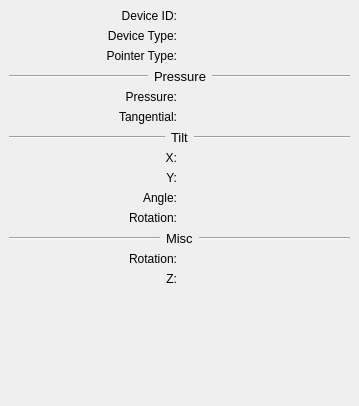
<?xml version="1.0" encoding="UTF-8"?>
<ui version="4.0">
 <class>PenInfoDockWidget</class>
 <widget class="QDockWidget" name="PenInfoDockWidget">
  <property name="geometry">
   <rect>
    <x>0</x>
    <y>0</y>
    <width>359</width>
    <height>406</height>
   </rect>
  </property>
  <widget class="QWidget" name="dockWidgetContents">
   <layout class="QGridLayout" name="gridLayout">
    <item row="12" column="0">
     <widget class="QLabel" name="label_9">
      <property name="styleSheet">
       <string notr="true">QLabel {font-weight: 200;}</string>
      </property>
      <property name="text">
       <string>Rotation:</string>
      </property>
      <property name="alignment">
       <set>Qt::AlignRight|Qt::AlignTrailing|Qt::AlignVCenter</set>
      </property>
     </widget>
    </item>
    <item row="6" column="0" colspan="2">
     <layout class="QHBoxLayout" name="horizontalLayout_2">
      <item>
       <widget class="Line" name="line_9">
        <property name="sizePolicy">
         <sizepolicy hsizetype="MinimumExpanding" vsizetype="Fixed">
          <horstretch>0</horstretch>
          <verstretch>0</verstretch>
         </sizepolicy>
        </property>
        <property name="orientation">
         <enum>Qt::Horizontal</enum>
        </property>
       </widget>
      </item>
      <item>
       <widget class="QLabel" name="label_8">
        <property name="font">
         <font>
          <pointsize>10</pointsize>
         </font>
        </property>
        <property name="text">
         <string>Tilt</string>
        </property>
       </widget>
      </item>
      <item>
       <widget class="Line" name="line_3">
        <property name="sizePolicy">
         <sizepolicy hsizetype="MinimumExpanding" vsizetype="Fixed">
          <horstretch>0</horstretch>
          <verstretch>0</verstretch>
         </sizepolicy>
        </property>
        <property name="orientation">
         <enum>Qt::Horizontal</enum>
        </property>
       </widget>
      </item>
     </layout>
    </item>
    <item row="8" column="1">
     <widget class="QLabel" name="yTilt">
      <property name="text">
       <string/>
      </property>
     </widget>
    </item>
    <item row="8" column="0">
     <widget class="QLabel" name="label_16">
      <property name="styleSheet">
       <string notr="true">QLabel {font-weight: 200;}</string>
      </property>
      <property name="text">
       <string>Y:</string>
      </property>
      <property name="alignment">
       <set>Qt::AlignRight|Qt::AlignTrailing|Qt::AlignVCenter</set>
      </property>
     </widget>
    </item>
    <item row="13" column="0">
     <widget class="QLabel" name="label_17">
      <property name="styleSheet">
       <string notr="true">QLabel {font-weight: 200;}</string>
      </property>
      <property name="text">
       <string>Z:</string>
      </property>
      <property name="alignment">
       <set>Qt::AlignRight|Qt::AlignTrailing|Qt::AlignVCenter</set>
      </property>
     </widget>
    </item>
    <item row="0" column="0">
     <widget class="QLabel" name="label">
      <property name="styleSheet">
       <string notr="true">QLabel {font-weight: 200;}</string>
      </property>
      <property name="text">
       <string>Device ID:</string>
      </property>
      <property name="alignment">
       <set>Qt::AlignRight|Qt::AlignTrailing|Qt::AlignVCenter</set>
      </property>
     </widget>
    </item>
    <item row="10" column="0">
     <widget class="QLabel" name="label_22">
      <property name="styleSheet">
       <string notr="true">QLabel {font-weight: 200;}</string>
      </property>
      <property name="text">
       <string>Rotation:</string>
      </property>
      <property name="alignment">
       <set>Qt::AlignRight|Qt::AlignTrailing|Qt::AlignVCenter</set>
      </property>
     </widget>
    </item>
    <item row="11" column="0" colspan="2">
     <layout class="QHBoxLayout" name="horizontalLayout">
      <item>
       <widget class="Line" name="line_10">
        <property name="sizePolicy">
         <sizepolicy hsizetype="MinimumExpanding" vsizetype="Fixed">
          <horstretch>0</horstretch>
          <verstretch>0</verstretch>
         </sizepolicy>
        </property>
        <property name="orientation">
         <enum>Qt::Horizontal</enum>
        </property>
       </widget>
      </item>
      <item>
       <widget class="QLabel" name="label_6">
        <property name="font">
         <font>
          <pointsize>10</pointsize>
         </font>
        </property>
        <property name="text">
         <string>Misc</string>
        </property>
       </widget>
      </item>
      <item>
       <widget class="Line" name="line_4">
        <property name="sizePolicy">
         <sizepolicy hsizetype="MinimumExpanding" vsizetype="Fixed">
          <horstretch>0</horstretch>
          <verstretch>0</verstretch>
         </sizepolicy>
        </property>
        <property name="orientation">
         <enum>Qt::Horizontal</enum>
        </property>
       </widget>
      </item>
     </layout>
    </item>
    <item row="7" column="0">
     <widget class="QLabel" name="label_13">
      <property name="styleSheet">
       <string notr="true">QLabel {font-weight: 200;}</string>
      </property>
      <property name="text">
       <string>X:</string>
      </property>
      <property name="alignment">
       <set>Qt::AlignRight|Qt::AlignTrailing|Qt::AlignVCenter</set>
      </property>
     </widget>
    </item>
    <item row="3" column="0" colspan="2">
     <layout class="QHBoxLayout" name="horizontalLayout_3">
      <item>
       <widget class="Line" name="line_8">
        <property name="sizePolicy">
         <sizepolicy hsizetype="MinimumExpanding" vsizetype="Fixed">
          <horstretch>0</horstretch>
          <verstretch>0</verstretch>
         </sizepolicy>
        </property>
        <property name="orientation">
         <enum>Qt::Horizontal</enum>
        </property>
       </widget>
      </item>
      <item>
       <widget class="QLabel" name="label_4">
        <property name="font">
         <font>
          <pointsize>10</pointsize>
         </font>
        </property>
        <property name="text">
         <string>Pressure</string>
        </property>
       </widget>
      </item>
      <item>
       <widget class="Line" name="line_2">
        <property name="sizePolicy">
         <sizepolicy hsizetype="MinimumExpanding" vsizetype="Fixed">
          <horstretch>0</horstretch>
          <verstretch>0</verstretch>
         </sizepolicy>
        </property>
        <property name="orientation">
         <enum>Qt::Horizontal</enum>
        </property>
       </widget>
      </item>
     </layout>
    </item>
    <item row="4" column="1">
     <widget class="QLabel" name="pressure">
      <property name="text">
       <string/>
      </property>
     </widget>
    </item>
    <item row="14" column="0" colspan="2">
     <spacer name="verticalSpacer">
      <property name="orientation">
       <enum>Qt::Vertical</enum>
      </property>
      <property name="sizeHint" stdset="0">
       <size>
        <width>20</width>
        <height>40</height>
       </size>
      </property>
     </spacer>
    </item>
    <item row="9" column="0">
     <widget class="QLabel" name="label_20">
      <property name="styleSheet">
       <string notr="true">QLabel {font-weight: 200;}</string>
      </property>
      <property name="text">
       <string>Angle:</string>
      </property>
      <property name="alignment">
       <set>Qt::AlignRight|Qt::AlignTrailing|Qt::AlignVCenter</set>
      </property>
     </widget>
    </item>
    <item row="7" column="1">
     <widget class="QLabel" name="xTilt">
      <property name="text">
       <string/>
      </property>
     </widget>
    </item>
    <item row="0" column="1">
     <widget class="QLabel" name="deviceId">
      <property name="text">
       <string/>
      </property>
     </widget>
    </item>
    <item row="1" column="1">
     <widget class="QLabel" name="deviceType">
      <property name="text">
       <string/>
      </property>
     </widget>
    </item>
    <item row="9" column="1">
     <widget class="QLabel" name="tiltAngle">
      <property name="text">
       <string/>
      </property>
     </widget>
    </item>
    <item row="13" column="1">
     <widget class="QLabel" name="z">
      <property name="text">
       <string/>
      </property>
     </widget>
    </item>
    <item row="1" column="0">
     <widget class="QLabel" name="label_3">
      <property name="styleSheet">
       <string notr="true">QLabel {font-weight: 200;}</string>
      </property>
      <property name="text">
       <string>Device Type:</string>
      </property>
      <property name="alignment">
       <set>Qt::AlignRight|Qt::AlignTrailing|Qt::AlignVCenter</set>
      </property>
     </widget>
    </item>
    <item row="2" column="1">
     <widget class="QLabel" name="pointerType">
      <property name="text">
       <string/>
      </property>
     </widget>
    </item>
    <item row="10" column="1">
     <widget class="QLabel" name="tiltRotation">
      <property name="text">
       <string/>
      </property>
     </widget>
    </item>
    <item row="2" column="0">
     <widget class="QLabel" name="label_5">
      <property name="styleSheet">
       <string notr="true">QLabel {font-weight: 200;}</string>
      </property>
      <property name="text">
       <string>Pointer Type:</string>
      </property>
      <property name="alignment">
       <set>Qt::AlignRight|Qt::AlignTrailing|Qt::AlignVCenter</set>
      </property>
     </widget>
    </item>
    <item row="4" column="0">
     <widget class="QLabel" name="label_7">
      <property name="styleSheet">
       <string notr="true">QLabel {font-weight: 200;}</string>
      </property>
      <property name="text">
       <string>Pressure:</string>
      </property>
      <property name="alignment">
       <set>Qt::AlignRight|Qt::AlignTrailing|Qt::AlignVCenter</set>
      </property>
     </widget>
    </item>
    <item row="5" column="1">
     <widget class="QLabel" name="tangentialPressure">
      <property name="text">
       <string/>
      </property>
     </widget>
    </item>
    <item row="5" column="0">
     <widget class="QLabel" name="label_11">
      <property name="styleSheet">
       <string notr="true">QLabel {font-weight: 200;}</string>
      </property>
      <property name="text">
       <string>Tangential:</string>
      </property>
      <property name="alignment">
       <set>Qt::AlignRight|Qt::AlignTrailing|Qt::AlignVCenter</set>
      </property>
     </widget>
    </item>
    <item row="12" column="1">
     <widget class="QLabel" name="rotation">
      <property name="text">
       <string/>
      </property>
     </widget>
    </item>
   </layout>
  </widget>
 </widget>
 <resources/>
 <connections/>
</ui>
